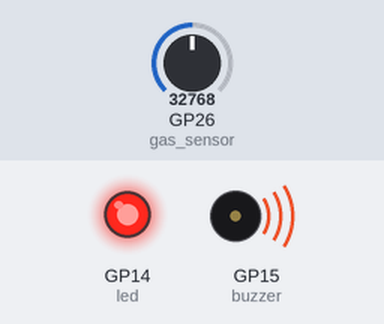
This program was run on a simulated Raspberry Pi Pico running MicroPython. On the bench: output pins drawn as LEDs (lit = HIGH), buzzer (waves = sounding, pin HIGH). Wiring (from the project's diagram.json): red LED on GP14, buzzer on GP15, potentiometer on GP26. The test bench sets the inputs (shaded band); at power-on: GP26 (gas_sensor) = 32768 (analog values on the 0–65535 scale). What the program prints to the serial console is not drawn.

Above: at 1.2 s.
1.3 s: GP26 (gas_sensor) set to 30720
3.2 s: GP26 (gas_sensor) set to 29488
At 4.7 s:
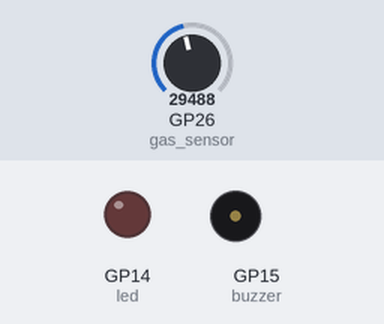
5.5 s: GP26 (gas_sensor) set to 30655
At 7.2 s:
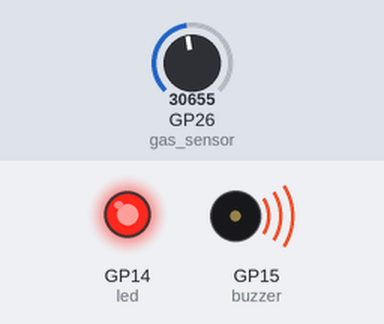
7.5 s: GP26 (gas_sensor) set to 29345
At 9.0 s:
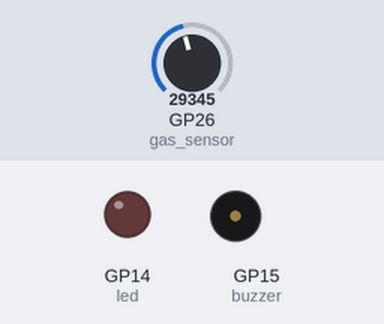
Timing chart, 0 to 10.5 s (numbered marks = the images above; inputs shaded):
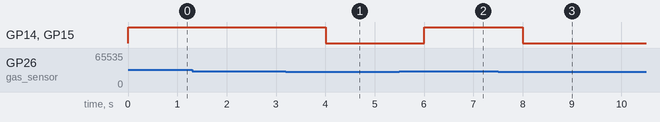

Measured:
- the behaviour switches between 30016 and 30000 on GP26 (gas_sensor) (found by bisection; images 0 and 1)
- after the input at 1.3 s, every drawn part: stays the same
- after the input at 3.2 s, GP14 (led), GP15 (buzzer): HIGH → LOW after 0.80 s
- after the input at 5.5 s, GP14 (led), GP15 (buzzer): LOW → HIGH after 0.50 s
- after the input at 7.5 s, GP14 (led), GP15 (buzzer): HIGH → LOW after 0.51 s

The program:

main.py
```python
from machine import Pin, ADC
import time

gas_sensor = ADC(26)
led = Pin(14, Pin.OUT)
buzzer = Pin(15, Pin.OUT)

THRESHOLD = 30000

print("Gas Leakage Detector Started")


while True:
    gas_value = gas_sensor.read_u16()
    print("Gas Level:", gas_value)

    if gas_value > THRESHOLD:
        led.on()
        buzzer.on()
        print("⚠ GAS LEAKAGE DETECTED!")
    else:
        led.off()
        buzzer.off()
        print("Gas level normal")

    time.sleep(1)
```
